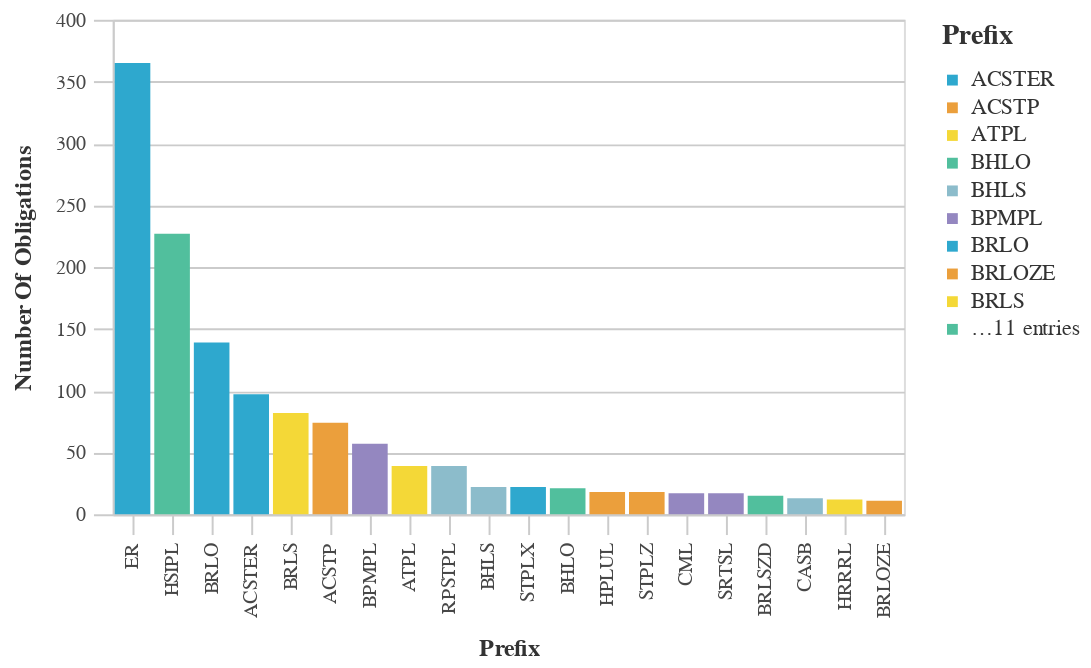

Here is the notebook cell this chart was saved with:
### Code cell
#Bar chart with the Most Used Prefix Counts
chart_df = (df_top>>filter(_.variable=='prefix')).rename(columns={"value":"Prefix",
                                 "count":"Number of Obligations"})
chart9= (_dla_utils_reports.basic_bar_chart_no_save(chart_df, 'Prefix', 'Number of Obligations', 'Prefix', district))
    
display(HTML("<h4><strong>Most Used Prefix Codes</strong></h4>"))
display(chart9)

### Figure 1 — Vega-Lite specification as saved in the notebook (floating-point values rounded to 4 significant figures)
{"config": {"view": {"continuousWidth": 400, "continuousHeight": 300}, "axis": {"domainColor": "#cbcbcb", "grid": true, "gridColor": "#cbcbcb", "gridWidth": 1, "labelColor": "#474747", "labelFont": "Nunito Sans", "labelFontSize": 10, "labelPadding": 4, "tickColor": "#cbcbcb", "tickSize": 10, "titleColor": "#333", "titleFont": "Raleway", "titleFontSize": 12, "titlePadding": 10}, "axisBand": {"grid": false}, "background": "white", "font": "Raleway", "header": {"labelFont": "Nunito Sans", "titleFont": "Raleway"}, "legend": {"labelColor": "#333", "labelFont": "Nunito Sans", "labelFontSize": 11, "labelLimit": 0, "padding": 1, "symbolSize": 30, "symbolType": "square", "titleColor": "#333", "titleFont": "Raleway", "titleFontSize": 14, "titlePadding": 10}, "title": {"anchor": "middle", "font": "Raleway", "fontSize": 18, "fontWeight": 300, "offset": 20}}, "data": {"name": "data-e3a776e60ec57c6f68ec70b89c24c10c"}, "mark": "bar", "encoding": {"color": {"field": "Prefix", "legend": {"symbolLimit": 10, "title": "Prefix"}, "scale": {"range": ["#2EA8CE", "#EB9F3C", "#F4D837", "#51BF9D", "#8CBCCB", "#9487C0"]}, "type": "nominal"}, "tooltip": [{"field": "Prefix", "type": "nominal"}, {"field": "Number of Obligations", "type": "quantitative"}], "x": {"field": "Prefix", "sort": "-y", "title": "Prefix", "type": "nominal"}, "y": {"field": "Number of Obligations", "title": "Number Of Obligations", "type": "quantitative"}}, "height": 250, "width": 400, "$schema": "https://vega.github.io/schema/vega-lite/v4.17.0.json", "datasets": {"data-e3a776e60ec57c6f68ec70b89c24c10c": [{"Prefix": "ER", "Number of Obligations": 365, "variable": "prefix"}, {"Prefix": "HSIPL", "Number of Obligations": 227, "variable": "prefix"}, {"Prefix": "BRLO", "Number of Obligations": 139, "variable": "prefix"}, {"Prefix": "ACSTER", "Number of Obligations": 97, "variable": "prefix"}, {"Prefix": "BRLS", "Number of Obligations": 82, "variable": "prefix"}, {"Prefix": "ACSTP", "Number of Obligations": 74, "variable": "prefix"}, {"Prefix": "BPMPL", "Number of Obligations": 57, "variable": "prefix"}, {"Prefix": "ATPL", "Number of Obligations": 39, "variable": "prefix"}, {"Prefix": "RPSTPL", "Number of Obligations": 39, "variable": "prefix"}, {"Prefix": "BHLS", "Number of Obligations": 22, "variable": "prefix"}, {"Prefix": "STPLX", "Number of Obligations": 22, "variable": "prefix"}, {"Prefix": "BHLO", "Number of Obligations": 21, "variable": "prefix"}, {"Prefix": "HPLUL", "Number of Obligations": 18, "variable": "prefix"}, {"Prefix": "STPLZ", "Number of Obligations": 18, "variable": "prefix"}, {"Prefix": "CML", "Number of Obligations": 17, "variable": "prefix"}, {"Prefix": "SRTSL", "Number of Obligations": 17, "variable": "prefix"}, {"Prefix": "BRLSZD", "Number of Obligations": 15, "variable": "prefix"}, {"Prefix": "CASB", "Number of Obligations": 13, "variable": "prefix"}, {"Prefix": "HRRRL", "Number of Obligations": 12, "variable": "prefix"}, {"Prefix": "BRLOZE", "Number of Obligations": 11, "variable": "prefix"}]}}
